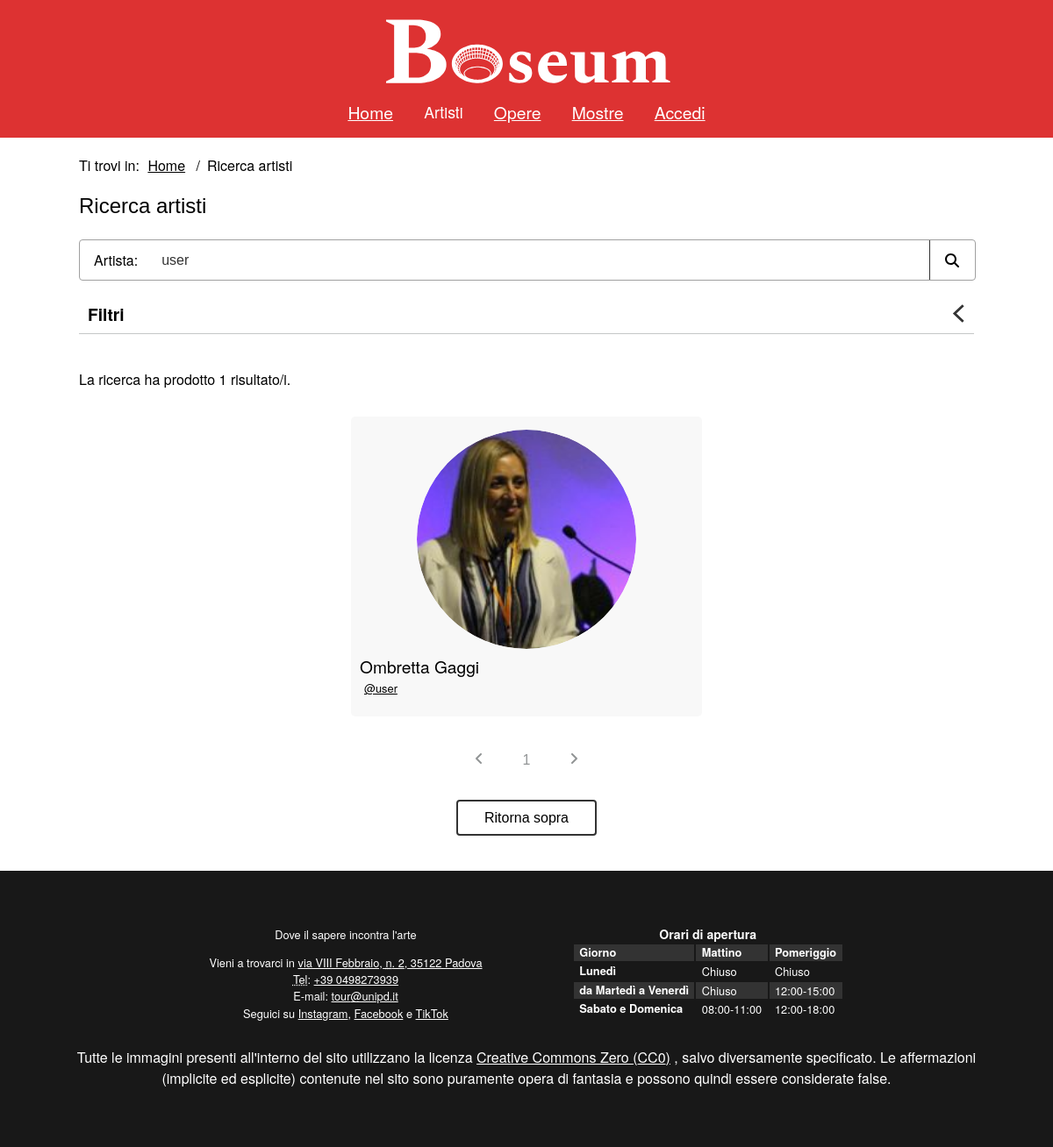
The page /php/artisti.php?title=user on the database as committed earlier.
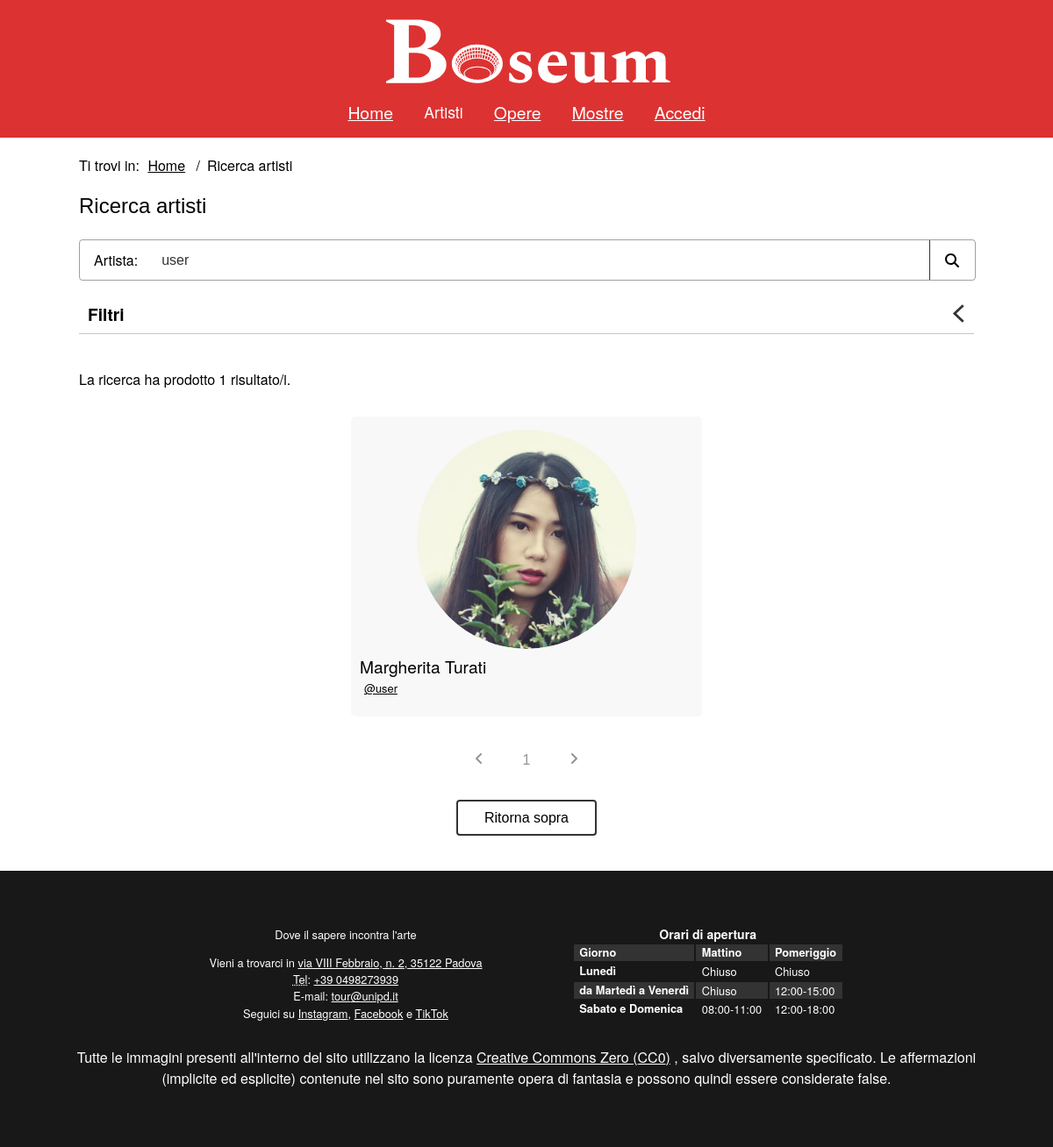
The same page on the database as committed later.
### tables this page shows
CREATE TABLE `Users` (
  `id` int(11) NOT NULL,
  `username` varchar(30) NOT NULL,
  `password` varchar(255) NOT NULL,
  `name` varchar(30) NOT NULL,
  `lastname` varchar(30) NOT NULL,
  `is_admin` tinyint(1) NOT NULL,
  `image` varchar(100) DEFAULT NULL,
  `birth_date` date DEFAULT NULL,
  `birth_place` varchar(30) DEFAULT NULL,
  `biography` varchar(1000) DEFAULT NULL,
  `experience` varchar(1000) DEFAULT NULL
);

### php/DBAccess.php (called while the page is built, shortened)
<?php
class DBAccess
{
    private $connection;
    public function openDBConnection()
    {
        try {
            $this->connection = mysqli_connect(
                self::HOST_DB,
                self::USERNAME,
                self::PASSWORD,
                self::DATABASE_NAME
            );
        } catch (\Exception $e) {
            return false;
        }
        return true;
    }
    public function getLabels()
    {
        $query = "SELECT * FROM Labels";
        $queryResult = mysqli_query($this->connection, $query) or DBAccess::errorDB(true);
        if (mysqli_num_rows($queryResult) != 0) {
            $result = array();
            while ($row = mysqli_fetch_array($queryResult, MYSQLI_ASSOC)) {
                $result[] = $row;
            }
            return $result;
        } else return null;
    }
    public function getArtistQuery($text = "", $time = "", $isPresentInArtshow = False, $labels = array())
    {
        $time_filter = "";
        $labels_filter = "";
        $present_in_artshow_filter = "";
        $query = "SELECT DISTINCT U1.id, U1.username, U1.name, U1.lastname, U1.image
                    FROM Users AS U1
                    JOIN (
                        SELECT DISTINCT Users.id
                        FROM (Users LEFT OUTER JOIN Artworks ON Users.id = Artworks.id_artist) LEFT OUTER JOIN ArtworkLabels ON Artworks.id = ArtworkLabels.id_artwork
                        WHERE (Users.username LIKE '%$text%' OR Users.name LIKE '%$text%' OR Users.lastname LIKE '%$text%')
                            AND NOT Users.is_admin
                            $time_filter
                            $labels_filter
                        ) AS QR ON U1.id = QR.id
                    $present_in_artshow_filter
                    ORDER BY U1.name";
        $queryResult = mysqli_query($this->connection, $query) or DBAccess::errorDB(true);
        if (mysqli_num_rows($queryResult) != 0) {
            $result = array();
            while ($row = mysqli_fetch_array($queryResult, MYSQLI_ASSOC)) {
                $result[] = $row;
            }
            return $result;
        } else return null;
    }
}

### php/artisti.php (the view, shortened to what the changed rows need)
<?php
require_once 'DBAccess.php';
$isLoggedIn = isset($_SESSION['logged_id']);
$loginOrProfileTitle = $isLoggedIn ?
    "<a href=\"artista.php?id=" . $_SESSION['logged_id'] . "\"><span lang=\"en\">Account</span></a>" :
    "<a href=\"login.php\">Accedi</a>";
$connection = new DB\DBAccess();
$titleSearch = isset($_GET["title"]) ? $_GET["title"] : "";
$dateSearch = isset($_GET["date"]) ? $_GET["date"] : "";
$artshowSearch = isset($_GET["artshow"]) ? $_GET["artshow"] : "";
$labelSearch = array();
$labels = $connection->getLabels();
$labelsContainer = '';
if ($labels && sizeof($labels) > 0) {
    $labelsContainer = "<ul id=\"labels_list\">";
    foreach ($labels as $label) {
        $labelChecked = isset($_GET[$label['label']]) ? "checked" : "";
        $labelsContainer .= "
        <li>
            <input
                type=\"checkbox\"
                class=\"label_checkbox\"
                id=\"" . $label['label'] . "\"
                value=\"" . $label['label'] . "\"
                name=\"" . $label['label'] . "\"
                " . $labelChecked . ">
            <label for=\"" . $label['label'] . "\">" . ucfirst($label['label']) . "</label>
        </li>";
    }
    $labelsContainer .= "</ul>";
}
$artists = $connection->getArtistQuery($titleSearch, $dateSearch, $artshowSearch, $labelSearch);
$artshowChecked = $artshowSearch == "on" ? "checked" : "";
$artistContainer = "";
if ($artists and sizeof($artists) > 0) {
    $artistContainer = "<div class=\"artist_results_section\" id=\"paginated_section\">";
    foreach ($artists as $artist) {
        $id = $artist['id'];
        $username = $artist['username'];
        $name = $artist['name'];
        $lastname = $artist['lastname'];
        $profileImage = $artist['image'] ? $artist['image'] : '../assets/images/default_user.svg';
        $artistContainer .= "
            <div class=\"gallery_item\">
                <div class=\"artist_gallery_item\">
                    <div class=\"artist_gallery_item_image\">
                        <a
                            href=\"artista.php?id=" . $id . "\">
                            <img src=\"" . $profileImage . "\" alt=\"" . $name . " " . $lastname . "\">
                        </a>
                    </div>
                    <div class=\"artist_gallery_item_info\">
                        <div class=\"artist_gallery_item_title\">
                            <p title=\"" . $name . " " . $lastname . "\">" . $name . " " . $lastname . "</p>
                        </div>
                        <div class=\"artist_mini_preview_info\">
                            <a
                            aria-hidden=\"true\"
                            tabindex=\"-1\"
                            href=\"artista.php?id=" . $id . "\">" . $username . "</a>
                        </div>
                    </div>
                </div>
            </div>";
    }
    $artistContainer .= "</div>" . addPaginator();
}
$dateSearch = $dateSearch ? "value = \"$dateSearch\"" : "";
$artisti = file_get_contents("../templates/artisti.html");
$artisti = str_replace("{{login_or_profile_title}}", $loginOrProfileTitle, $artisti);
$artisti = str_replace("{{title}}", $titleSearch, $artisti);
$artisti = str_replace("{{date}}", $dateSearch, $artisti);
$artisti = str_replace("{{artshowChecked}}", $artshowChecked, $artisti);
$artisti = str_replace("{{labels}}", $labelsContainer, $artisti);
$artisti = str_replace("{{count}}", $artists ? sizeof($artists) : 0, $artisti);
$artisti = str_replace("{{results}}", $artistContainer, $artisti);
echo ($artisti);

Rows that differ between the two databases and show on the page:
removed users: image (picture), name "Ombretta", lastname "Gaggi", username "user"
now on this page (row edited): users: image (picture), name "Margherita", lastname "Turati", username "user"
